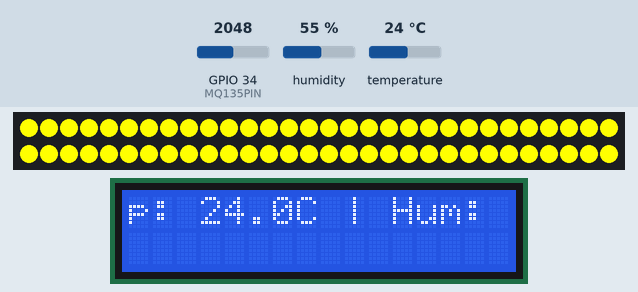
Recording of a sketch running on a simulated ESP32. Shown: 60 RGB LEDs in strip order, left to right, continuing on the next row, 16×2 character LCD. Inputs (shaded band) come from the test bench; at power-on: GPIO 34 (MQ135PIN) = 2048, humidity 55 %, temperature 24 °C.

Above: at 1.2 s.
1.3 s: GPIO 34 (MQ135PIN) set to 1930
At 9.2 s:
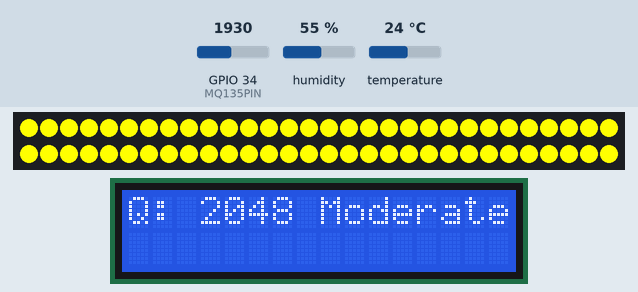
12.5 s: GPIO 34 (MQ135PIN) set to 3040
At 22.5 s:
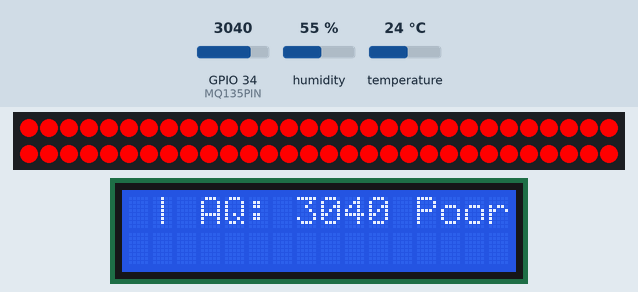
23.7 s: GPIO 34 (MQ135PIN) set to 1960
At 37.1 s:
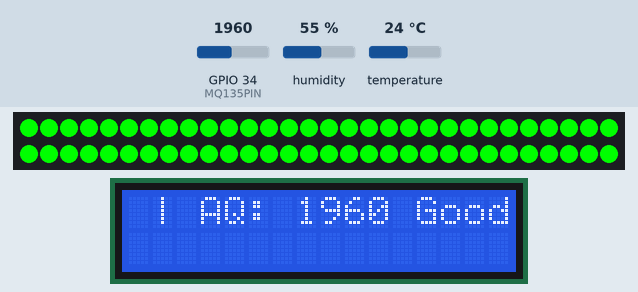

The sketch:

AirAware_Orb_Code.ino
```cpp
#include <Wire.h>
#include <LiquidCrystal_I2C.h>
#include <Adafruit_NeoPixel.h>
#include "DHT.h"

// Definitions
#define DHTPIN 4
#define DHTTYPE DHT11
#define MQ135PIN 34
#define LEDPIN 15
#define NUMPIXELS 60

#define I2C_ADDR 0x27
LiquidCrystal_I2C lcd(I2C_ADDR, 16, 2);
DHT dht(DHTPIN, DHTTYPE);
Adafruit_NeoPixel pixels(NUMPIXELS, LEDPIN, NEO_GRB + NEO_KHZ800);

void setup() {
  Serial.begin(115200);
  dht.begin();
  pixels.begin();
  lcd.init();
  lcd.backlight();
}

void loop() {
  float temp = dht.readTemperature();
  float hum = dht.readHumidity();
  int airQuality = analogRead(MQ135PIN);

  if (!isnan(temp) && !isnan(hum)) {
    // 1. First Output: AQI + Temp + Hum + RGB Color
    String airStatus;
    int r = 0, g = 0, b = 0;

    if (airQuality < 2000) {
      airStatus = "Good";
      r = 0; g = 255; b = 0;   // Green
    } else if (airQuality < 3000) {
      airStatus = "Moderate";
      r = 255; g = 255; b = 0; // Yellow
    } else {
      airStatus = "Poor";
      r = 255; g = 0; b = 0;   // Red
    }

    setColor(r, g, b);
    scrollText("Temp: " + String(temp, 1) + "C | Hum: " + String(hum, 0) + "% | AQ: " + String(airQuality) + " " + airStatus, r, g, b);

    delay(3000);

    // 2. Second Output: Environment Feasibility
    String feelStatus;
    int r2 = 0, g2 = 0, b2 = 0;

    if (temp >= 20 && temp <= 30 && hum >= 30 && hum <= 60 && airQuality < 2000) {
      feelStatus = "Feels Pleasant";
      r2 = 135; g2 = 206; b2 = 235; // Sky Blue
    } else {
      feelStatus = "Feels Suffocated";
      r2 = 255; g2 = 0; b2 = 255;   // Purple
    }

    setColor(r2, g2, b2);
    scrollText(feelStatus, r2, g2, b2);
  } else {
    lcd.clear();
    lcd.setCursor(0, 0);
    lcd.print("DHT11 Error");
    setColor(255, 0, 0); // Red for error
  }

  delay(3000);
}

void setColor(uint8_t r, uint8_t g, uint8_t b) {
  for (int i = 0; i < NUMPIXELS; i++) {
    pixels.setPixelColor(i, pixels.Color(r, g, b));
  }
  pixels.show();
}

void scrollText(String text, uint8_t r, uint8_t g, uint8_t b) {
  for (int i = 0; i < text.length() - 15; i++) {
    lcd.clear();
    lcd.setCursor(0, 0);
    lcd.print(text.substring(i, i + 16));
    setColor(r, g, b);  // Reapply color while scrolling
    delay(300);
  }
}
```

Measured:
- the behaviour switches between 2000 and 1999 on GPIO 34 (MQ135PIN) (found by bisection; images 0 and 1)
- after the input at 12.5 s, the display: first changes after 2.6 s (image 2 shows a later state)
- after the input at 23.7 s, the display: first differs from a run without the input after 5.1 s (image 3 shows a later state)
- what the display in image 1 shows lasts 3.4 s, from 8.4 s to 11.8 s
